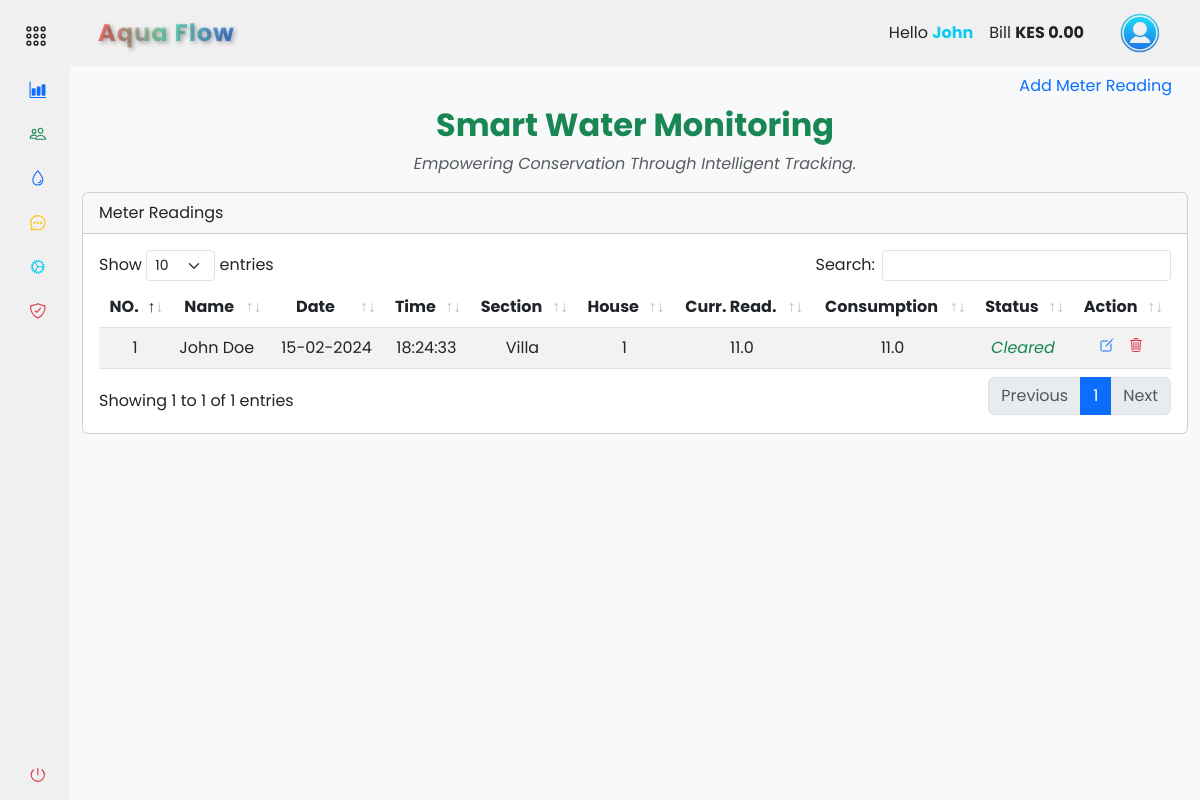
The app's page /accounts/records/meter_readings (signed in), older data.
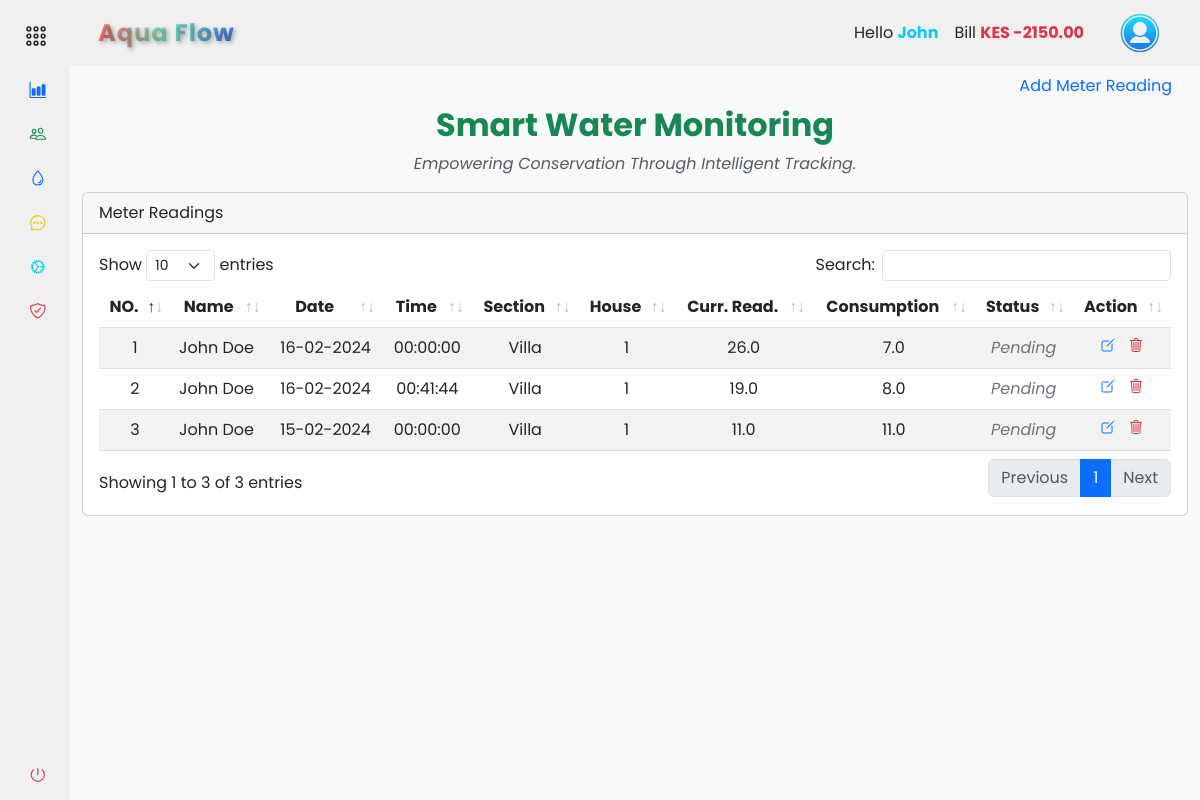
The same page, newer data.
### app/backend/models/user.py (models this page shows, shortened)
class Settings(db.Model):
    id = db.Column(db.Integer, primary_key=True)
    company_name = db.Column(db.String(255))
    unit_price = db.Column(db.Float)
    service_fee = db.Column(db.Float)
    house_sections = db.Column(db.String(255))
    bank_name = db.Column(db.String(255))
    paybill = db.Column(db.Integer)
    account_number = db.Column(db.Integer)
    contact_number = db.Column(db.String(20))

class User(db.Model, UserMixin):
    id = db.Column(db.Integer, primary_key=True)
    mobile_number = db.Column(db.String(20), unique=True, nullable=False)
    password_hash = db.Column(db.String(128), nullable=False)
    first_name = db.Column(db.String(50))
    last_name = db.Column(db.String(50))
    email = db.Column(db.String(120))
    house_section = db.Column(db.String(50))
    house_number = db.Column(db.String(20))
    profile_image = db.Column(db.String(255))
    is_active = db.Column(db.Boolean, default=True)
    is_admin = db.Column(db.Boolean, default=False)
    balance = db.Column(db.Float, default=0)
    unique_user_id = db.Column(db.String(6), unique=True, nullable=True)
    meter_readings = db.relationship('MeterReading', backref='user', lazy=True)
    payments = db.relationship('Payment', backref='user', lazy=True)

class MeterReading(db.Model):
    id = db.Column(db.Integer, primary_key=True)
    timestamp = db.Column(db.DateTime, default=datetime.now(timezone.utc) + timedelta(hours=3), nullable=False)
    customer_name = db.Column(db.String(50))
    house_section = db.Column(db.String(50))
    house_number = db.Column(db.String(20))
    reading_value = db.Column(db.Float)
    consumed = db.Column(db.Float)
    unit_price = db.Column(db.Float)
    service_fee = db.Column(db.Float)
    sub_total_price = db.Column(db.Float)
    total_price = db.Column(db.Float)
    reading_status = db.Column(db.Boolean, default=False)
    unique_user_id = db.Column(db.String(6))
    user_id = db.Column(db.Integer, db.ForeignKey('user.id'), nullable=False)
    payments = db.relationship('Payment', backref='meter_reading', lazy=True)

### app/backend/accounts/records/routes.py (the view, shortened to what this page needs)
@records_bp.route('/meter_readings', methods=['GET', 'POST'])
@login_required
def meter_readings():
    add_meter_reading_form = AddMeterReadingForm()
    edit_meter_reading_form = EditMeterReadingForm()
    house_sections = db.session.query(User.house_section.distinct()).all()
    meter_readings = get_meter_readings(current_user)
    return render_template('accounts/meter_readings.html', house_sections=house_sections, meter_readings=meter_readings, form=add_meter_reading_form, edit_form=edit_meter_reading_form, hide_footer=True)

### app/backend/accounts/records/forms.py
class AddMeterReadingForm(FlaskForm):
    house_section = StringField('House Section:', validators=[DataRequired()])
    house_number = StringField('House Number:', validators=[DataRequired()])
    reading_value = FloatField('Reading Value:', validators=[DataRequired()])
    submit = SubmitField('Submit')

class EditMeterReadingForm(FlaskForm):
    customer_name = StringField('Customer Name', validators=[DataRequired()])
    house_section = StringField('House Section', validators=[DataRequired()])
    house_number = StringField('House Number', validators=[DataRequired()])
    reading_value = FloatField('Reading Value', validators=[DataRequired()])
    consumed = FloatField('Consumed Units', validators=[DataRequired()])
    unit_price = FloatField('Unit Price', validators=[DataRequired()])
    total_price = FloatField('Total Price', validators=[DataRequired()])
    timestamp = DateField('Reading Date', validators=[DataRequired()])
    reading_status = BooleanField('Reading Status')
    submit = SubmitField('Update')

### app/backend/accounts/accounts_context.py (called while the page is built)
def accounts_context():
    settings = Settings.query.first()
    company_name = settings.company_name if settings else 'ApoGen'
    bank_name = settings.bank_name if settings else 'M-Pesa'
    paybill = settings.paybill if settings else '123456'
    account_number = settings.account_number if settings else '123456789'
    contact_number = settings.contact_number if settings else '0722000111'
    total_bill = db.session.query(func.sum(MeterReading.total_price)).filter(MeterReading.reading_status == False).scalar()
    total_bill = total_bill or 0
    return {
        'company_name': company_name,
        'bank_name': bank_name,
        'paybill': paybill,
        'account_number': account_number,
        'contact_number': contact_number,
        'total_bill': total_bill
    }

def inject_now():
    return {'now': datetime.utcnow() + timedelta(hours=3)}

### app/backend/accounts/records/meter_readings.py (called while the page is built)
def get_meter_readings(current_user):
    query_meter_reading_data = MeterReading.query
    if not current_user.is_admin:
        query_meter_reading_data = query_meter_reading_data.filter(MeterReading.user_id == current_user.id)
    meter_reading_data = query_meter_reading_data.all()
    return meter_reading_data

### app/assets/templates/accounts/meter_readings.html (shortened to what this page needs)
{% extends 'base.html' %} {% block content %}
<section class="container-fluid">
  <ul class="nav nav-pills justify-content-end border-0">
    <li type="button" class="nav-item">
      <a
        class="nav-link"
        data-bs-toggle="modal"
        data-bs-target="#addMeterReadingModal"
        >Add Meter Reading</a
      >
    </li>
  </ul>
  <div class="text-center">
    <h2 class="fw-bold text-success mb-2">Smart Water Monitoring</h2>
    <p class="text-muted fst-italic">
      Empowering Conservation Through Intelligent Tracking.
    </p>
  </div>
  <div class="col-md-12">
    <div class="card mt-3 mb-3">
      <div class="card-header">Meter Readings</div>
      <div class="card-body">
        <div class="table-responsive">
          <table
            class="table table-striped text-center data-table"
            style="width: 100%"
          >
            <thead>
              <tr>
                <th scope="col">NO.</th>
                <th scope="col">Name</th>
                <th scope="col">Date</th>
                <th scope="col">Time</th>
                <th scope="col">Section</th>
                <th scope="col">House</th>
                <th scope="col">Curr. Read.</th>
                <th scope="col">Consumption</th>
                <th scope="col">Status</th>
                <th scope="col">Action</th>
              </tr>
            </thead>
            <tbody>
              {% if meter_readings %} {% for reading in meter_readings | reverse
              %}
              <tr>
                <td>{{ loop.index }}</td>
                <td class="text-start">{{ reading.customer_name.title() }}</td>
                <td>{{ reading.timestamp.strftime('%d-%m-%Y') }}</td>
                <td>
                  {{ reading.timestamp.strftime('%H:%M:%S') if reading.timestamp
                  else '' }}
                </td>
                <td>{{ reading.house_section.title() }}</td>
                <td>{{ reading.house_number }}</td>
                <td>{{ reading.reading_value }}</td>
                <td>{{ reading.consumed }}</td>
                <td
                  class="fst-italic {% if reading.reading_status %}text-success{% else %}text-secondary{% endif %}"
                >
                  {{ 'Cleared' if reading.reading_status else 'Pending' }}
                </td>
                <td>
                  <a
                    action="{{ url_for('accounts.records.edit_meter_reading', meter_reading_id=reading.id) }}"
                    class="me-2"
                    data-bs-toggle="modal"
                    data-bs-target="#editConfirmationModal{{ reading.id }}"
                  >
                    <ion-icon
                      name="create-outline"
                      class="text-primary"
                    ></ion-icon>
                  </a>
                  <a
                    action="#deleteConfirmationModal_{{ reading.id }}"
                    class=""
                    data-bs-toggle="modal"
                    data-bs-target="#deleteConfirmationModal_{{ reading.id }}"
                  >
                    <ion-icon
                      name="trash-outline"
                      class="text-danger"
                    ></ion-icon>
                  </a>
                </td>
              </tr>
              {% endfor %}{% else %}
              <tr>
                <td colspan="12">No billing data available</td>
              </tr>
              {% endif %}
            </tbody>
          </table>
        </div>
      </div>
    </div>
  </div>
</section>
{% endblock %}

### app/assets/templates/base.html (shortened to what this page needs)
<!DOCTYPE html>
<html lang="en">
  <head>
    <link
      rel="stylesheet"
      href="{{ url_for('static', filename='css/vendor/bootstrap.min.css') }}"
    />
    <link
      rel="stylesheet"
      href="{{ url_for('static', filename='css/datatables/dataTables.bootstrap5.min.css') }}"
    />
    <link
      rel="stylesheet"
      href="{{ url_for('static', filename='css/styles.css') }}"
    />
  </head>
  <body>
    <div class="wrapper">
      {% include '/components/sidebar.html' %}
      <main class="main">
        {% include '/components/navbar.html' %}
        {% block content %}{% endblock %}
      </main>
    </div>
  </body>
</html>

### app/assets/templates/components/sidebar.html (shortened to what this page needs)
{% if not hide_sidebar %}
<aside id="sidebar">
  <div class="d-flex mt-2">
    <button class="toggle-btn" type="button">
      <ion-icon name="apps-outline" class="text-dark"></ion-icon>
    </button>
  </div>
  <ul class="sidebar-nav">
    <li class="sidebar-item">
      <a
        href="{{ url_for('accounts.dashboard.dashboard') }}"
        class="sidebar-link"
      >
        <ion-icon name="bar-chart" class="text-primary me-2"></ion-icon>
      </a>
    </li>
    <li class="sidebar-item">
      <a
        href="{{ url_for('accounts.people.people_list') }}"
        class="sidebar-link"
      >
        <ion-icon name="people-outline" class="text-success"></ion-icon>
      </a>
    </li>
    <li class="sidebar-item">
      <a
        href="#records_water_supply"
        class="sidebar-link collapsed has-dropdown"
        data-bs-toggle="collapse"
        data-bs-target="#records_water"
        aria-expanded="false"
        aria-controls="records_water"
      >
        <ion-icon name="water-outline" class="text-primary"></ion-icon>
      </a>
    </li>
    <li class="sidebar-item">
      <a
        href="{{ url_for('accounts.messages.messages') }}"
        class="sidebar-link"
      >
        <ion-icon
          name="chatbubble-ellipses-outline"
          class="text-warning"
        ></ion-icon>
      </a>
    </li>
    <li class="sidebar-item">
      <a
        href="{{ url_for('accounts.settings.settings') }}"
        class="sidebar-link"
      >
        <ion-icon name="cog-outline" class="text-info"></ion-icon>
      </a>
    </li>
    <li class="sidebar-item">
      <a
        href="{{ url_for('accounts.security.security_options') }}"
        class="sidebar-link"
      >
        <ion-icon
          name="shield-checkmark-outline"
          class="text-danger"
        ></ion-icon>
      </a>
    </li>
  </ul>
  <div class="sidebar-footer">
    <a
      class="sidebar-link"
      href="{{ url_for('auth.logout') }}"
      onclick="localStorage.clear();"
    >
      <ion-icon name="power-outline" class="text-danger"></ion-icon>
    </a>
  </div>
</aside>
{% endif %}

### app/assets/templates/components/navbar.html (shortened to what this page needs)
{% if not hide_navbar %}
<header
  id="navbar"
  class="navbar navbar-expand-lg sticky-sm-top {% if not current_user.is_authenticated %}bg-dark{% endif %}"
>
  <div class="container-fluid">
    <a
      class="navbar-brand text-center d-flex align-items-center fw-bold ms-3 {% if not current_user.is_authenticated %}text-light{% else %}gradient-text{% endif %}"
      href="#"
    >
      {% if company_name %}{{ company_name.title() }}{% else %}ApoGen{% endif %}
    </a>
    <div class="collapse navbar-collapse" id="navbarToggler">
      <div class="d-flex align-items-center ms-auto">
         {% if current_user.is_authenticated %}
        <ul class="navbar-nav me-3">
          <li class="nav-item">
            <a class="nav-link text-dark">
              Hello
              <span class="text-info fw-bold"
                >{{ current_user.first_name.title() }}</span
              >
            </a>
          </li>
          <li class="nav-item">
            <a class="nav-link text-dark">
              Bill
              <span
                class="fw-bold {% if current_user.balance > 0 %}text-success{% elif current_user.balance == 0 %}text-dark{% else %}text-danger{% endif %}"
                >KES {% if current_user.balance > 0 %}-{% endif %} {{
                "%0.2f"|format(current_user.balance) }}</span
              >
            </a>
          </li>
        </ul>
        <div class="btn-group">
          <button
            type="button"
            class="btn navbar-brand rounded-circle border-0"
            data-bs-toggle="dropdown"
            aria-expanded="false"
          >
            <img
              src="{{ url_for('static', filename='images/user.png') }}"
              alt="logo image"
              height="40px"
              width="40px"
            />
          </button>
        </div>
        {% endif %}
      </div>
    </div>
  </div>
</header>
{% endif %}

### app/assets/static/css/styles.css (style rules this page uses)
a { text-decoration: none; cursor: pointer; }
li { list-style: none; }
button { border: none !important; outline: none; }
body { font-family: "Poppins", sans-serif; }
.wrapper { display: flex; overflow: hidden; height: 100vh; }
#sidebar { width: 70px; min-width: 70px; z-index: 1000; transition: all 0.25s ease-in-out; display: flex; flex-direction: column; }
.toggle-btn { background-color: transparent; cursor: pointer; border: 0; padding: 1rem 1.5rem; }
.toggle-btn ion-icon { color: #000; font-size: 1.5rem; }
.sidebar-nav { padding: 0rem; flex: 1 1 auto; }
a.sidebar-link { padding: 0.625rem 1.625rem; color: #000; display: block; font-size: 0.9rem; border-radius: 5px; white-space: nowrap; border-left: 3px solid transparent; transition: background-color 0.3s ease, margin-inline-start 0.3s ease, border-left 0.3s ease; }
.sidebar-link ion-icon { font-size: 1.1rem; margin-right: 0.75rem; }
.sidebar-item { position: relative; }
.main { min-height: 100vh; width: 100%; overflow-y: scroll; transition: all 0.35s ease-in-out; background-color: rgb(248, 249, 250); }
.navbar, #sidebar { background-color: #f0f0f0; z-index: 1000; }
.navbar-brand { font-size: 24px; letter-spacing: 1px; text-decoration: none; transition: transform 0.3s ease; }
.gradient-text { background: linear-gradient(to right, #ff6e6e, #78e8bc, #4780ec); -webkit-background-clip: text; -webkit-text-fill-color: transparent; font-weight: bold; text-shadow: 2px 2px 4px rgba(0, 0, 0, 0.3); }

Row changes from the older to the newer data that the page shows:
changed User "John": balance "0.00" → "-2150.00"
added MeterReading: customer_name "John Doe", timestamp "16-02-2024", timestamp "00:00:00", house_section "Villa", house_number "1", reading_value "26.0", consumed "7.0", reading_status "Pending"
added MeterReading: customer_name "John Doe", timestamp "16-02-2024", timestamp "00:41:44", house_section "Villa", house_number "1", reading_value "19.0", consumed "8.0", reading_status "Pending"
changed MeterReading (number 3 of 3 on the later page): timestamp "18:24:33" → "00:00:00"; reading_status "Cleared" → "Pending"
Text that changed along with them:
text written by a page script: "Show entries Search: Showing 1 to 1 of 1 entries Previous 1 Next" → "Show entries Search: Showing 1 to 3 of 3 entries Previous 1 Next"
